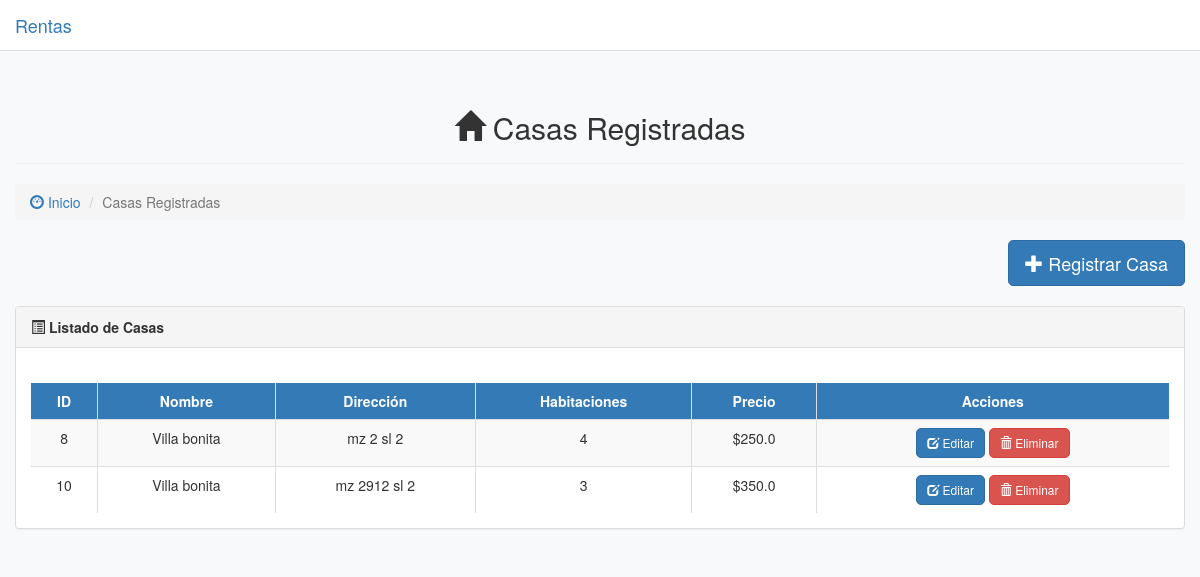
/casa/, run on the app's committed database.
### renta/models.py (models this page shows)
class Casa(models.Model):
    nombre = models.CharField(max_length=100)
    direccion = models.CharField(max_length=200)
    habitaciones = models.IntegerField(max_length=10,default=1)
    precio = models.FloatField(default=0)

### renta/views.py (the view)
# urls.py: path('casa/', views.Modulocasa, name='modulo_casa'),
def Modulocasa(request):
    data = Casa.objects.all()
    return render(request, "modulo_casa/listarCasa.html", {"casas": data})

### renta/templates/modulo_casa/listarCasa.html (shortened to what this page needs)
{% extends 'base.html' %}
{% block content %}
<div class="container-fluid">
    <div class="page-header text-center">
        <h2><i class="glyphicon glyphicon-home"></i> Casas Registradas</h2>
    </div>
    <ol class="breadcrumb">
        <li><a href="{% url 'inicio' %}"><i class="glyphicon glyphicon-dashboard"></i> Inicio</a></li>
        <li class="active">Casas Registradas</li>
    </ol>
    <div class="text-right" style="margin-bottom: 20px;">
        <a href="{% url 'formulario_casa' %}" id="openModal" class="btn btn-primary btn-lg">
            <i class="glyphicon glyphicon-plus"></i> Registrar Casa
        </a>
    </div>
    <div class="panel panel-default shadow-sm">
        <div class="panel-heading">
            <strong><i class="glyphicon glyphicon-list-alt"></i> Listado de Casas</strong>
        </div>
        <div class="panel-body table-responsive">
            <table class="table table-hover table-striped table-bordered text-center">
                <thead class="bg-primary text-white">
                    <tr>
                        <th class="text-center">ID</th>
                        <th class="text-center">Nombre</th>
                        <th class="text-center">Dirección</th>
                        <th class="text-center">Habitaciones</th>
                        <th class="text-center">Precio</th>
                        <th class="text-center">Acciones</th>
                    </tr>
                </thead>
                <tbody>
                    {% for casa in casas %}
                    <tr>
                        <td>{{ casa.id }}</td>
                        <td>{{ casa.nombre }}</td>
                        <td>{{ casa.direccion }}</td>
                        <td>{{ casa.habitaciones }}</td>
                        <td>${{ casa.precio }}</td>
                        <td>
                            <a href="{% url 'formulario_casa' casa.id %}" class="btn btn-primary btn-sm">
                                <i class="glyphicon glyphicon-edit"></i> Editar
                            </a>
                            <a href="{% url 'eliminar_casa' casa.id %}" class="btn btn-danger btn-sm"
                                onclick="return confirm('¿Estás seguro de eliminar esta casa?');">
                                <i class="glyphicon glyphicon-trash"></i> Eliminar
                            </a>
                        </td>
                    </tr>
                    {% empty %}
                    <tr>
                        <td colspan="6" class="text-muted">No hay casas registradas</td>
                    </tr>
                    {% endfor %}
                </tbody>
            </table>
        </div>
    </div>
</div>
{% endblock %}

### renta/templates/base.html (style rules this page uses)
body { background-color: #f8f9fa; color: #333; padding-top: 70px; }
table { background-color: #fff; color: #333; border: 1px solid #ddd; margin-top: 20px; }
table th, table td { vertical-align: middle; border-color: #ddd !important; }
.panel { background-color: #fff; border-color: #ddd; }
.panel-heading { background-color: #f5f5f5 !important; color: #333 !important; }
.btn { border-radius: 5px; }

### data on the page
Casa: id "8", nombre "Villa bonita", direccion "mz 2 sl 2", habitaciones "4", precio "250.0"
Casa: id "10", nombre "Villa bonita", direccion "mz 2912 sl 2", habitaciones "3", precio "350.0"
